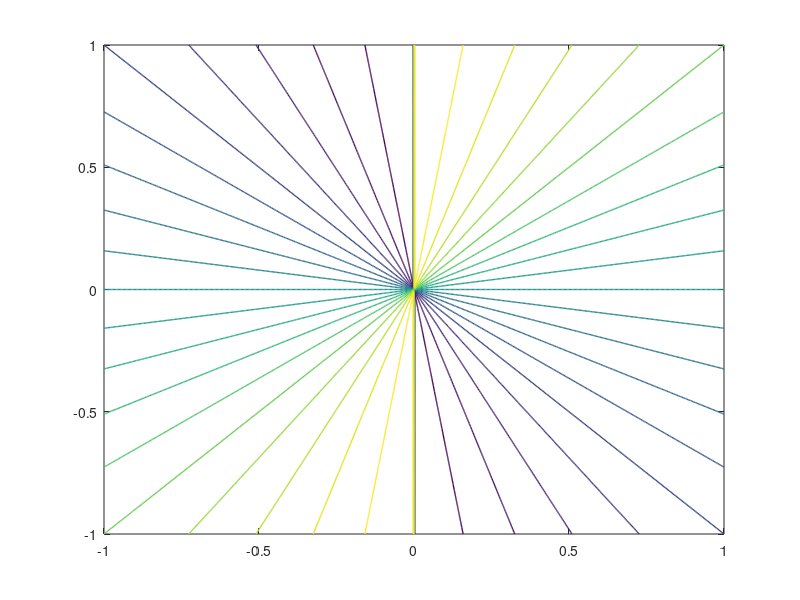

Write MATLAB code to recreate this figure.


[x,y] = meshgrid(linspace(-1,1,500),linspace(-1,1,500));

m=2;
a=0;

psi = m ./ pi ./ (2 .* x - 2 .* a) .* atan((2 .* y ./ (2 .* x - 2 .* a))) .* x - m ./ pi ./ (2 .* x - 2 .* a) .* atan((2 .* y ./ (2 .* x - 2 .* a))) .* a + m ./ pi ./ (2 .* x + 2 .* a) .* atan((2 .* y ./ (2 .* x + 2 .* a))) .* x + m ./ pi ./ (2 .* x + 2 .* a) .* atan((2 .* y ./ (2 .* x + 2 .* a))) .* a - m ./ pi .* atan(((2 .* x - 2 .* a) ./ y) ./ 0.2e1) ./ 0.2e1 + m ./ pi .* atan(((2 .* x + 2 .* a) ./ y) ./ 0.2e1) ./ 0.2e1;



contour(x,y,psi,'LevelStep',0.1,'LineWidth',1);


xlim([-1 1])
ylim([-1 1])



